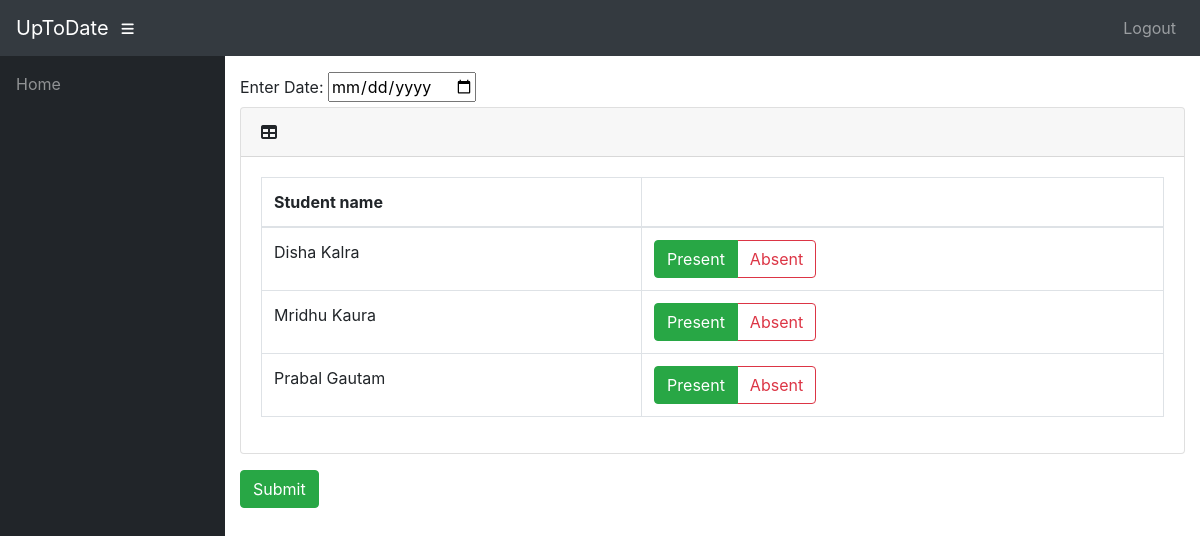
/info/teacher/41/Extra_class/ (signed in), run on the app's committed database.
### info/models.py (models this page shows, shortened)
class Student(models.Model):
    user = models.OneToOneField(User, on_delete=models.CASCADE, null=True)
    class_id = models.ForeignKey(Class, on_delete=models.CASCADE, default=1)
    USN = models.CharField(primary_key='True', max_length=100)
    name = models.CharField(max_length=200)
    sex = models.CharField(max_length=50, choices=sex_choice, default='Male')
    DOB = models.DateField(default='1998-01-01')

### info/views.py (the view)
# urls.py: path('teacher/<int:assign_id>/Extra_class/', views.t_extra_class, name='t_extra_class'),
@login_required()
def t_extra_class(request, assign_id):
    ass = get_object_or_404(Assign, id=assign_id)
    c = ass.class_id
    context = {
        'ass': ass,
        'c': c,
    }
    return render(request, 'info/t_extra_class.html', context)

### info/models.py (called while the page is built)
    @property
    def is_student(self):
        if hasattr(self, 'student'):
            return True
        return False

    @property
    def is_teacher(self):
        if hasattr(self, 'teacher'):
            return True
        return False

### info/templates/info/t_extra_class.html (shortened to what this page needs)
{% extends 'info/base.html' %}
{% block content %}
{% if c.student_set.all %}
<form action="{% url 'e_confirm' ass.id %}" method="post">
    <label for="date">Enter Date: </label>
    <input type="date" name="date">
    <div class="card mb-3">
        <div class="card-header">
          <i class="fas fa-table"></i>
         <b>{{ dept1.name }}</b></div>
        <div class="card-body">
          <div class="table-responsive">
            <table class="table table-bordered" id="dataTable" width="100%" cellspacing="0">
              <thead>
                <tr>
                    <th>Student name</th>
                    <th></th>
                </tr>
              </thead>
                <tbody>
                {% for s in c.student_set.all %}
                    <tr>
                    <td>{{s.name}}</td>
                    <td>
                        <div class="btn-group btn-group-toggle" data-toggle="buttons">
                                <label class="btn btn-outline-success active">
                                    <input type="radio" name="{{ s.USN }}" id="option1" autocomplete="off" value="present" checked> Present
                                </label>
                                <label class="btn btn-outline-danger">
                                    <input type="radio" name="{{ s.USN }}" id="option2" autocomplete="off" value="absent"> Absent
                                </label>
                        </div>
                    </td>
                    </tr>
                {% endfor %}
                </tbody>
            </table>
          </div>
        </div>
      </div>
    <input class="btn btn-success" type="submit" value="Submit">
</form>
{% else %}
    <p>No students in Class</p>
{% endif %}
{% endblock %}

### data on the page
Student: name "Disha Kalra"
Student: name "Mridhu Kaura"
Student: name "Prabal Gautam"
